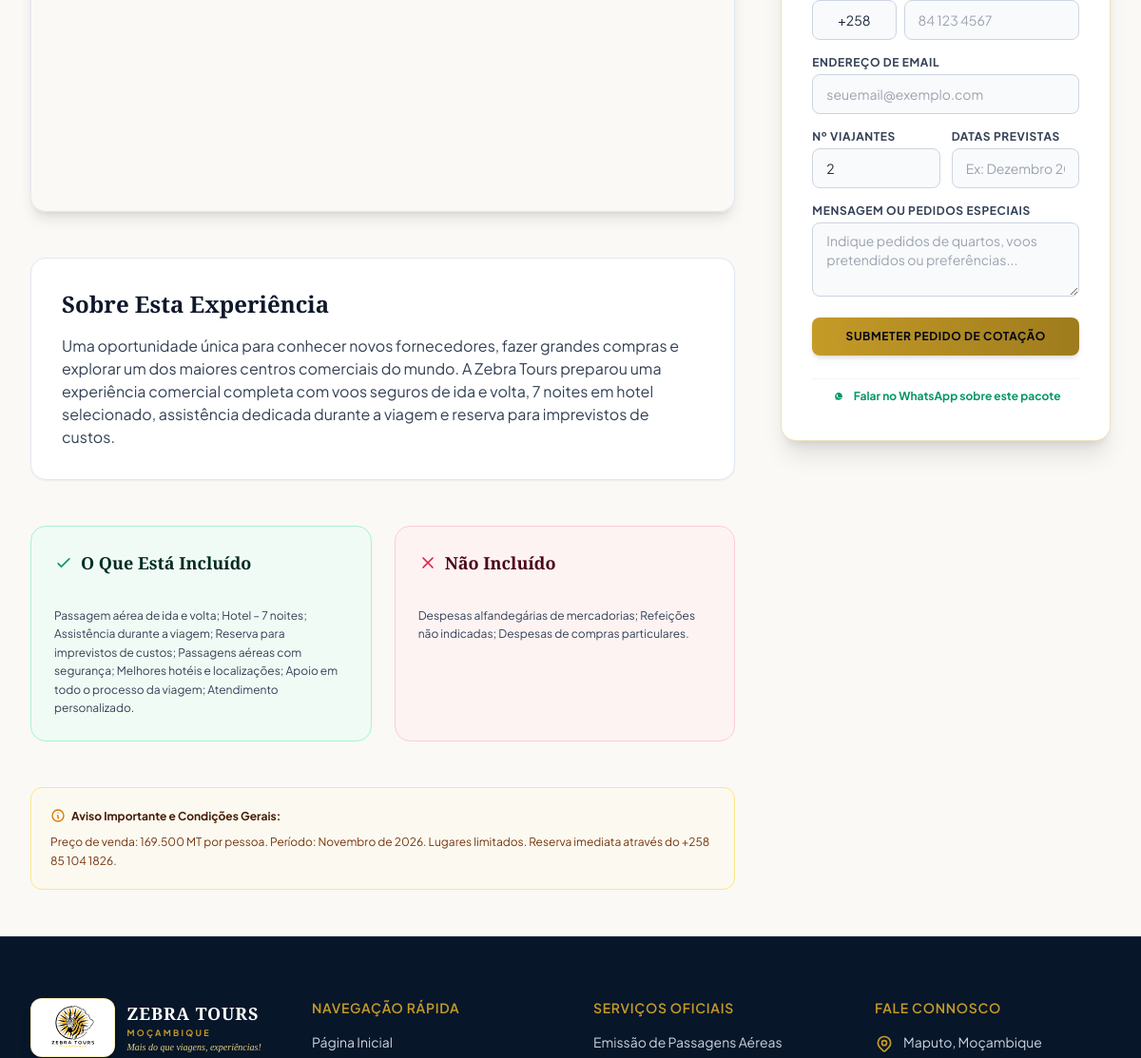
/pacotes/china-guangzhou-compras-negocios (middle part), run on an earlier commit of the app's database.
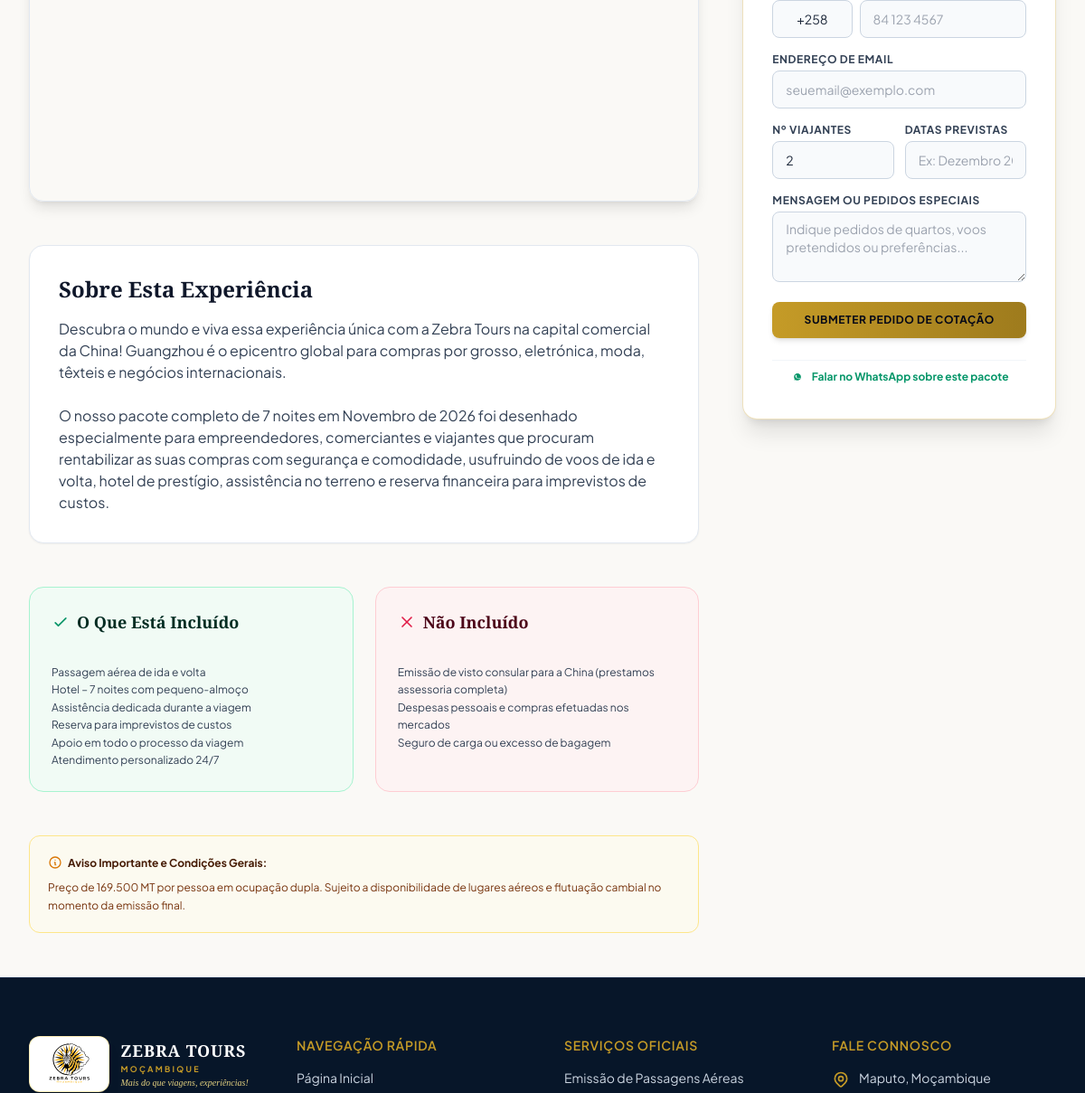
And on a later commit of the database.
### tables this page shows
CREATE TABLE packages (
    id INTEGER PRIMARY KEY AUTOINCREMENT,
    primary_destination_id INTEGER REFERENCES destinations(id) ON DELETE SET NULL,
    title TEXT NOT NULL,
    slug TEXT NOT NULL UNIQUE,
    summary TEXT NOT NULL,
    description TEXT NOT NULL,
    total_price REAL,
    price_per_person REAL,
    currency TEXT NOT NULL DEFAULT 'MT',
    price_type TEXT NOT NULL DEFAULT 'indicativo' CHECK (price_type IN ('fixo', 'indicativo', 'sob_consulta')),
    duration_days INTEGER NOT NULL DEFAULT 3,
    duration_nights INTEGER NOT NULL DEFAULT 2,
    travel_dates TEXT,
    validity_date TEXT,
    is_featured INTEGER NOT NULL DEFAULT 0,
    status TEXT NOT NULL DEFAULT 'publicado' CHECK (status IN ('publicado', 'rascunho', 'pendente_validacao')),
    included_services TEXT,
    excluded_services TEXT,
    conditions TEXT,
    created_at DATETIME DEFAULT CURRENT_TIMESTAMP,
    updated_at DATETIME DEFAULT CURRENT_TIMESTAMP
);

### app/Views/packages/show.php (the view, shortened to what the changed rows need)
<div class="max-w-7xl mx-auto px-4 sm:px-6 lg:px-8 py-12">
    <div class="grid grid-cols-1 lg:grid-cols-3 gap-12">
        <div class="lg:col-span-2 space-y-12">
            <div class="bg-white rounded-2xl p-8 shadow-sm border border-slate-200 space-y-4">
                <h2 class="text-2xl font-serif font-bold text-slate-900">Sobre Esta Experiência</h2>
                <div class="text-slate-700 leading-relaxed text-sm sm:text-base space-y-4">
                    <?= nl2br(e($package['description'])) ?>
                </div>
            </div>
            <div class="grid grid-cols-1 md:grid-cols-2 gap-6">
                <div class="bg-emerald-50/60 border border-emerald-200 rounded-2xl p-6 space-y-3">
                    <h3 class="font-serif font-bold text-lg text-emerald-950 flex items-center gap-2">
                        <svg class="w-5 h-5 text-emerald-600" fill="none" stroke="currentColor" viewBox="0 0 24 24"><path stroke-linecap="round" stroke-linejoin="round" stroke-width="2" d="M5 13l4 4L19 7"/></svg>
                        O Que Está Incluído
                    </h3>
                    <p class="text-xs text-slate-700 leading-relaxed whitespace-pre-line">
                        <?= e($package['included_services'] ?: 'Voos nacionais ou transfers terrestres, alojamento selecionado com pequeno-almoço, taxas locais e assistência 24/7.') ?>
                    </p>
                </div>
                <div class="bg-rose-50/60 border border-rose-200 rounded-2xl p-6 space-y-3">
                    <h3 class="font-serif font-bold text-lg text-rose-950 flex items-center gap-2">
                        <svg class="w-5 h-5 text-rose-600" fill="none" stroke="currentColor" viewBox="0 0 24 24"><path stroke-linecap="round" stroke-linejoin="round" stroke-width="2" d="M6 18L18 6M6 6l12 12"/></svg>
                        Não Incluído
                    </h3>
                    <p class="text-xs text-slate-700 leading-relaxed whitespace-pre-line">
                        <?= e($package['excluded_services'] ?: 'Despesas de carácter pessoal, bebidas alcoólicas não mencionadas, vistos internacionais e seguro de cancelamento opcional.') ?>
                    </p>
                </div>
            </div>
            <div class="bg-amber-50/50 border border-amber-200 rounded-xl p-5 text-xs text-amber-900 leading-relaxed space-y-2">
                <p class="font-bold flex items-center gap-1.5 text-amber-950">
                    <svg class="w-4 h-4 text-amber-600" fill="none" stroke="currentColor" viewBox="0 0 24 24"><path stroke-linecap="round" stroke-linejoin="round" stroke-width="2" d="M13 16h-1v-4h-1m1-4h.01M21 12a9 9 0 11-18 0 9 9 0 0118 0z"/></svg>
                    Aviso Importante e Condições Gerais:
                </p>
                <p>
                    <?= e($package['conditions'] ?: 'Os preços indicados estão sujeitos a confirmação no momento da reserva definitiva e podem variar em função da época do ano, disponibilidade hoteleira e flutuações cambiais. O envio do formulário constitui um pedido de cotação e não implica confirmação imediata.') ?>
                </p>
            </div>
        </div>
    </div>
</div>

What changed in the data, as far as the page shows it:
changed packages: description "Uma oportunidade única para conhecer novos fornecedores, fazer grandes compras e explorar um dos maiores centros comerciais do mundo. A Zebra Tours preparou uma experiência comercial completa com voos seguros de ida e volta, 7 noites em hotel selecionado, assistência dedicada durante a viagem e reserva para imprevistos de custos." → "Descubra o mundo e viva essa experiência única com a Zebra Tours na capital comercial da China! Guangzhou é o epicentro global para compras por grosso, eletrónica, moda, têxteis e negócios internacionais. O nosso pacote completo de 7 noites em Novembro de 2026 foi desenhado especialmente para empreendedores, comerciantes e viajantes que procuram rentabilizar as suas compras com segurança e comodidade, usufruindo de voos de ida e volta, hotel de prestígio, assistência no terreno e reserva financeira para imprevistos de custos."; included_services "…aérea de ida e volta; Hotel – 7 noites; Assistência durante a viagem; Reserva para imprevistos de custos; Passagens aéreas com segurança; Melhores hotéis e localizações; Apoio em todo o processo da viagem; Atendimento personalizado." → "…aérea de ida e volta Hotel – 7 noites com pequeno-almoço Assistência dedicada durante a viagem Reserva para imprevistos de custos Apoio em todo o processo da viagem Atendimento personalizado 24/7"; excluded_services "Despesas alfandegárias de mercadorias; Refeições não indicadas; Despesas de compras particulares." → "Emissão de visto consular para a China (prestamos assessoria completa) Despesas pessoais e compras efetuadas nos mercados Seguro de carga ou excesso de bagagem"; conditions "Preço de venda: 169.500 MT por pessoa. Período: Novembro de 2026. Lugares limitados. Reserva imediata através do +258 85 104 1826." → "Preço de 169.500 MT por pessoa em ocupação dupla. Sujeito a disponibilidade de lugares aéreos e flutuação cambial no momento da emissão final."
